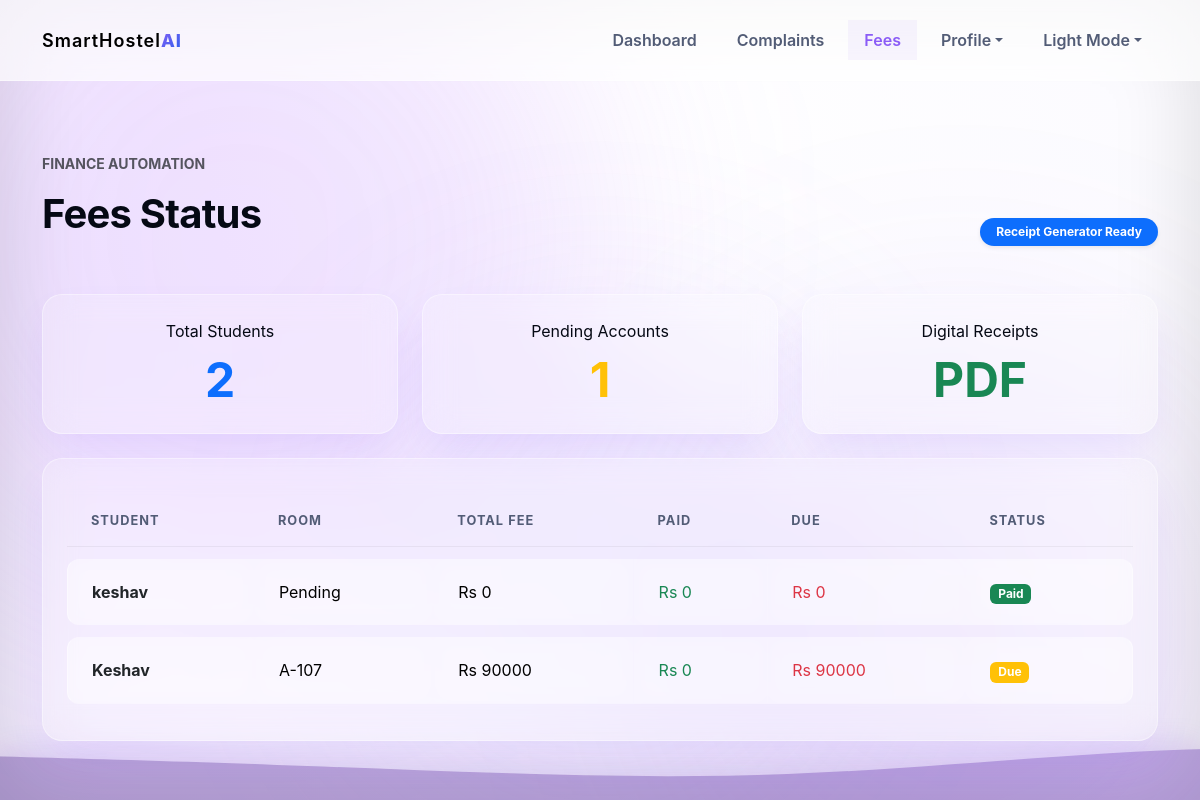
The app's page /fees (signed in) with its own data.
### tables this page shows
CREATE TABLE students (
                id INTEGER PRIMARY KEY AUTOINCREMENT,
                email TEXT UNIQUE NOT NULL,
                password TEXT NOT NULL,
                dob TEXT NOT NULL,
                gender TEXT NOT NULL,
                degree TEXT NOT NULL
            , phone TEXT);

CREATE TABLE users (
                id INTEGER PRIMARY KEY AUTOINCREMENT,
                email TEXT UNIQUE NOT NULL,
                name TEXT NOT NULL,
                role TEXT NOT NULL,
                password TEXT NOT NULL,
                failed_attempts INTEGER DEFAULT 0
            );

### app.py (the view)
@app.route("/fees")
@login_required()
def fees_page():
    fee_records = []
    with get_db() as db:
        params = []
        gender_filter = ""
        if session.get("role") == "admin":
            scope = get_admin_scope(session["user_email"])
            if scope["gender"]:
                gender_filter = "WHERE s.gender = ?"
                params.append(scope["gender"])
        elif session.get("role") == "student":
            gender_filter = "WHERE s.email = ?"
            params.append(session["user_email"])
        students = db.execute(f"""
            SELECT u.name, s.email, s.gender
            FROM students s
            JOIN users u ON s.email = u.email
            {gender_filter}
        """, params).fetchall()
        allocations = {row["student_email"]: row for row in db.execute("SELECT a.student_email, r.block, r.floor, r.room_number, r.type FROM allocations a JOIN rooms r ON a.room_id = r.id").fetchall()}
    for student in students:
        email = student["email"]
        alloc = allocations.get(email)
        amount = fee_amount_for_room(alloc["type"]) if alloc else 0
        paid = 30000 if email == "student@smarthostel.ai" else 0
        fee_records.append(
            {
                "email": email,
                "name": student["name"],
                "room": f"{alloc['block']}-{alloc['room_number']}" if alloc else "Pending",
                "amount": amount,
                "paid": paid,
                "due": amount - paid,
                "status": "Paid" if paid == amount else ("Partial" if paid else "Due"),
            }
        )
    return render_template("fees.html", fee_records=fee_records)

### app.py (called while the page is built)
@app.context_processor
def inject_asset_version():
    return {"asset_version": os.getenv("RENDER_GIT_COMMIT", datetime.now().strftime("%Y%m%d%H%M"))}

@app.after_request
def add_no_cache_headers(response):
    if request.endpoint == "static":
        response.headers["Cache-Control"] = "no-store, no-cache, must-revalidate, max-age=0"
    return response

def get_db():
    db = sqlite3.connect(DATABASE, detect_types=sqlite3.PARSE_DECLTYPES)
    db.row_factory = sqlite3.Row
    return db

def get_admin_scope(email):
    if email == "maleadmin@hostel.com":
        return {"block": "A", "gender": "Male", "label": "Male Admin Dashboard", "audience": "Boys Hostel"}
    if email == "femaleadmin@hostel.com":
        return {"block": "B", "gender": "Female", "label": "Female Admin Dashboard", "audience": "Girls Hostel"}
    return {"block": None, "gender": None, "label": "Chief Admin Dashboard", "audience": "All Hostels"}

def fee_amount_for_room(room_type):
    if not room_type:
        return 0
    if "Single" in room_type or "1 Sharing" in room_type:
        return 144000
    if "2 Sharing" in room_type:
        return 90000
    if "3 Sharing" in room_type:
        return 80000
    if "4 Sharing" in room_type:
        return 70000
    return 0

def login_required(role=None):
    def decorator(view):
        @wraps(view)
        def wrapped_view(*args, **kwargs):
            if "user_email" not in session:
                flash("Please login to continue.", "warning")
                return redirect(url_for("login"))
            if role and session.get("role") != role:
                flash("You do not have permission to access that page.", "danger")
                return redirect(url_for("dashboard"))
            return view(*args, **kwargs)
        return wrapped_view
    return decorator

### templates/fees.html (shortened to what this page needs)
{% extends "base.html" %}
{% block content %}
<section class="dashboard py-5">
  <div class="container">
    <div class="d-flex flex-wrap justify-content-between align-items-end gap-3 mb-5">
      <div>
        <p class="text-muted fw-bold text-uppercase small tracking-wide">Finance Automation</p>
        <h1 class="h1 fw-bold" id="fees-title"></h1>
      </div>
      <span class="badge bg-primary px-3 py-2 rounded-pill shadow-sm">Receipt Generator Ready</span>
    </div>
    {% if session.get('role') == 'admin' %}
      <div class="row g-4 mb-4">
        <div class="col-md-4 reveal reveal-delay-1">
          <div class="glass-panel p-4 text-center">
            <span>Total Students</span>
            <strong class="d-block display-5 text-primary fw-bold mt-2">{{ fee_records|length }}</strong>
          </div>
        </div>
        <div class="col-md-4 reveal reveal-delay-2">
          <div class="glass-panel p-4 text-center">
            <span>Pending Accounts</span>
            <strong class="d-block display-5 text-warning fw-bold mt-2">{{ fee_records|selectattr("due", "gt", 0)|list|length }}</strong>
          </div>
        </div>
        <div class="col-md-4 reveal reveal-delay-3">
          <div class="glass-panel p-4 text-center">
            <span>Digital Receipts</span>
            <strong class="d-block display-5 text-success fw-bold mt-2">PDF</strong>
          </div>
        </div>
      </div>
      <div class="glass-panel p-4 reveal reveal-delay-4">
        <div class="table-responsive">
          <table class="table table-premium align-middle mb-0">
            <thead>
              <tr>
                <th>Student</th>
                <th>Room</th>
                <th>Total Fee</th>
                <th>Paid</th>
                <th>Due</th>
                <th>Status</th>
              </tr>
            </thead>
            <tbody>
              {% for record in fee_records %}
                <tr>
                  <td><strong class="text-dark">{{ record.name }}</strong></td>
                  <td>{{ record.room }}</td>
                  <td>Rs {{ record.amount }}</td>
                  <td class="text-success">Rs {{ record.paid }}</td>
                  <td class="text-danger">Rs {{ record.due }}</td>
                  <td><span class="badge {{ 'bg-success' if record.status == 'Paid' else 'bg-warning' }}">{{ record.status }}</span></td>
                </tr>
              {% else %}
                <tr><td colspan="6" class="text-center text-muted py-4">No fee records found.</td></tr>
              {% endfor %}
            </tbody>
          </table>
        </div>
      </div>
    {% endif %}
  </div>
</section>
{% endblock %}

### static/css/style.css (style rules this page uses)
:root { --bg: #ffffff; --surface: rgba(255, 255, 255, 0.2); --text: #050914; --text-light: #525c76; --primary: #8b5cf6; --primary-light: #a78bfa; --secondary: #2563eb; --primary-gradient: linear-gradient(135deg, #8b5cf6, #c084fc); --success: #10b981; --success-bg: rgba(16, 185, 129, 0.15); --danger: #ef4444; --danger-bg: rgba(239, 68, 68, 0.15); --warning: #f59e0b; --warning-bg: rgba(245, 158, 11, 0.15); --border: rgba(255, 255, 255, 0.4); --border-solid: #e2e8f0; --shadow-sm: 0 4px 6px -1px rgba(0, 0, 0, 0.05); --shadow-md: 0 10px 20px -3px rgba(0, 0, 0, 0.05); --shadow-lg: 0 20px 40px -10px rgba(139, 92, 246, 0.15); --radius-md: 12px; --radius-lg: 20px; --body-bg: radial-gradient(circle at top right, #fbfaff, #ffffff 40%, #f3ebff 100%); --navbar-bg: rgba(255, 255, 255, 0.7); --glass-bg: rgba(255, 255, 255, 0.2); --glass-panel-bg: rgba(255, 255, 255, 0.6); --glass-dropdown-bg: rgba(255, 255, 255, 0.9); --table-hover: rgba(255, 255, 255, 0.6); --table-bg: rgba(255, 255, 255, 0.4); }
* { box-sizing: border-box; }
html { scroll-behavior: smooth; }
body { margin: 0; min-height: 100vh; color: var(--text); background-color: var(--bg); font-family: "Inter", "Outfit", -apple-system, BlinkMacSystemFont, sans-serif; overflow-x: hidden; position: relative; background: var(--body-bg); background-attachment: fixed; transition: background 0.3s ease, color 0.3s ease; }
h1, h2, h3, h4, h5, h6 { color: var(--text); font-weight: 700; letter-spacing: -0.02em; }
.glass-panel { background: var(--surface); backdrop-filter: blur(15px); -webkit-backdrop-filter: blur(15px); border: 1px solid var(--border); border-radius: var(--radius-lg); box-shadow: var(--shadow-lg); transition: transform 0.3s ease, box-shadow 0.3s ease; will-change: transform, box-shadow; position: relative; }
.glass-panel::before { content: ''; position: absolute; top: 0; left: 0; width: 100%; height: 4px; background: var(--primary-gradient); opacity: 0; transition: opacity 0.3s ease; border-top-left-radius: var(--radius-lg); border-top-right-radius: var(--radius-lg); pointer-events: none; }
.table-premium { width: 100%; background: transparent; border-collapse: separate; border-spacing: 0 0.75rem; }
.table-premium th { background: transparent; color: var(--text-light); font-weight: 700; text-transform: uppercase; font-size: 0.8rem; letter-spacing: 1px; padding: 1rem 1.5rem; border: none; border-bottom: 1px solid rgba(0,0,0,0.05); }
.table-premium td { background: var(--table-bg); padding: 1.25rem 1.5rem; vertical-align: middle; border: 1px solid transparent; backdrop-filter: blur(10px); transition: all 0.3s ease; }
.table-premium tbody tr { transition: transform 0.2s ease; }
.table-premium td:first-child { border-left: 1px solid var(--border); border-top-left-radius: var(--radius-md); border-bottom-left-radius: var(--radius-md); }
.table-premium td:last-child { border-right: 1px solid var(--border); border-top-right-radius: var(--radius-md); border-bottom-right-radius: var(--radius-md); }
.reveal { visibility: visible; }

### records on screen
students: name "keshav", room "Pending", amount "0", paid "0", due "0", status "Paid"
students: name "Keshav", room "A-107", amount "90000", paid "0", due "90000", status "Due"

### other values on screen
{{ fee_records|length }} "2"
{{ fee_records|selectattr("due", "gt", 0)|list|length }} "1"
